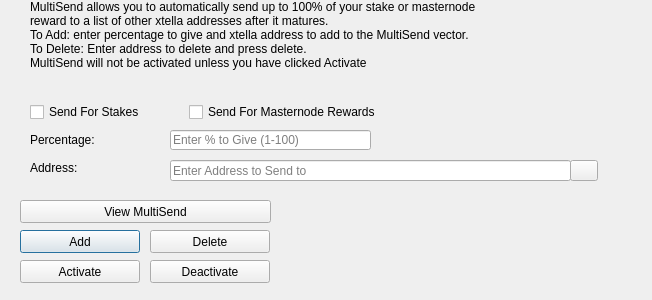
<?xml version="1.0" encoding="UTF-8"?>
<ui version="4.0">
 <class>MultiSendDialog</class>
 <widget class="QDialog" name="MultiSendDialog">
  <property name="windowModality">
   <enum>Qt::NonModal</enum>
  </property>
  <property name="geometry">
   <rect>
    <x>0</x>
    <y>0</y>
    <width>652</width>
    <height>300</height>
   </rect>
  </property>
  <property name="windowTitle">
   <string>MultiSend</string>
  </property>
  <widget class="QLineEdit" name="multiSendPercentEdit">
   <property name="geometry">
    <rect>
     <x>170</x>
     <y>130</y>
     <width>201</width>
     <height>20</height>
    </rect>
   </property>
   <property name="toolTip">
    <string>Enter whole numbers 1 - 100</string>
   </property>
   <property name="placeholderText">
    <string>Enter % to Give (1-100)</string>
   </property>
  </widget>
  <widget class="QLineEdit" name="multiSendAddressEdit">
   <property name="geometry">
    <rect>
     <x>170</x>
     <y>160</y>
     <width>401</width>
     <height>21</height>
    </rect>
   </property>
   <property name="toolTip">
    <string/>
   </property>
   <property name="placeholderText">
    <string>Enter Address to Send to</string>
   </property>
  </widget>
  <widget class="QLabel" name="label_2">
   <property name="geometry">
    <rect>
     <x>30</x>
     <y>0</y>
     <width>451</width>
     <height>121</height>
    </rect>
   </property>
   <property name="lineWidth">
    <number>1</number>
   </property>
   <property name="text">
    <string>MultiSend allows you to automatically send up to 100% of your stake or masternode reward to a list of other xtella addresses after it matures.
To Add: enter percentage to give and xtella address to add to the MultiSend vector.
To Delete: Enter address to delete and press delete.
MultiSend will not be activated unless you have clicked Activate</string>
   </property>
   <property name="alignment">
    <set>Qt::AlignLeading|Qt::AlignLeft|Qt::AlignTop</set>
   </property>
   <property name="wordWrap">
    <bool>true</bool>
   </property>
  </widget>
  <widget class="QLabel" name="message">
   <property name="geometry">
    <rect>
     <x>290</x>
     <y>200</y>
     <width>351</width>
     <height>91</height>
    </rect>
   </property>
   <property name="text">
    <string/>
   </property>
  </widget>
  <widget class="QPushButton" name="addButton">
   <property name="geometry">
    <rect>
     <x>20</x>
     <y>230</y>
     <width>120</width>
     <height>23</height>
    </rect>
   </property>
   <property name="toolTip">
    <string/>
   </property>
   <property name="statusTip">
    <string>Add to MultiSend Vector</string>
   </property>
   <property name="text">
    <string>Add</string>
   </property>
  </widget>
  <widget class="QPushButton" name="disableButton">
   <property name="geometry">
    <rect>
     <x>150</x>
     <y>260</y>
     <width>120</width>
     <height>23</height>
    </rect>
   </property>
   <property name="statusTip">
    <string>Deactivate MultiSend</string>
   </property>
   <property name="text">
    <string>Deactivate</string>
   </property>
  </widget>
  <widget class="QPushButton" name="addressBookButton">
   <property name="geometry">
    <rect>
     <x>570</x>
     <y>160</y>
     <width>28</width>
     <height>21</height>
    </rect>
   </property>
   <property name="toolTip">
    <string>Choose an address from the address book</string>
   </property>
   <property name="text">
    <string/>
   </property>
   <property name="icon">
    <iconset resource="../xtella.qrc">
     <normaloff>:/icons/address-book</normaloff>:/icons/address-book</iconset>
   </property>
   <property name="shortcut">
    <string>Alt+A</string>
   </property>
   <property name="autoDefault">
    <bool>false</bool>
   </property>
  </widget>
  <widget class="QLabel" name="label">
   <property name="geometry">
    <rect>
     <x>30</x>
     <y>130</y>
     <width>121</width>
     <height>20</height>
    </rect>
   </property>
   <property name="toolTip">
    <string>Percentage of stake to send</string>
   </property>
   <property name="text">
    <string>Percentage:</string>
   </property>
  </widget>
  <widget class="QLabel" name="label_5">
   <property name="geometry">
    <rect>
     <x>30</x>
     <y>160</y>
     <width>111</width>
     <height>16</height>
    </rect>
   </property>
   <property name="toolTip">
    <string>Address to send portion of stake to</string>
   </property>
   <property name="text">
    <string>Address:</string>
   </property>
  </widget>
  <widget class="QPushButton" name="deleteButton">
   <property name="geometry">
    <rect>
     <x>150</x>
     <y>230</y>
     <width>120</width>
     <height>23</height>
    </rect>
   </property>
   <property name="toolTip">
    <string/>
   </property>
   <property name="statusTip">
    <string>Delete Address From MultiSend Vector</string>
   </property>
   <property name="text">
    <string>Delete</string>
   </property>
  </widget>
  <widget class="QPushButton" name="activateButton">
   <property name="geometry">
    <rect>
     <x>20</x>
     <y>260</y>
     <width>120</width>
     <height>23</height>
    </rect>
   </property>
   <property name="statusTip">
    <string>Activate MultiSend</string>
   </property>
   <property name="text">
    <string>Activate</string>
   </property>
  </widget>
  <widget class="QPushButton" name="viewButton">
   <property name="geometry">
    <rect>
     <x>20</x>
     <y>200</y>
     <width>251</width>
     <height>23</height>
    </rect>
   </property>
   <property name="toolTip">
    <string/>
   </property>
   <property name="statusTip">
    <string>View MultiSend Vector</string>
   </property>
   <property name="text">
    <string>View MultiSend</string>
   </property>
  </widget>
  <widget class="QWidget" name="horizontalLayoutWidget">
   <property name="geometry">
    <rect>
     <x>30</x>
     <y>100</y>
     <width>351</width>
     <height>24</height>
    </rect>
   </property>
   <layout class="QHBoxLayout" name="horizontalLayout">
    <item>
     <widget class="QCheckBox" name="multiSendStakeCheckBox">
      <property name="text">
       <string>Send For Stakes</string>
      </property>
     </widget>
    </item>
    <item>
     <widget class="QCheckBox" name="multiSendMasternodeCheckBox">
      <property name="text">
       <string>Send For Masternode Rewards</string>
      </property>
     </widget>
    </item>
   </layout>
  </widget>
 </widget>
 <resources>
  <include location="../xtella.qrc"/>
 </resources>
 <connections/>
</ui>
